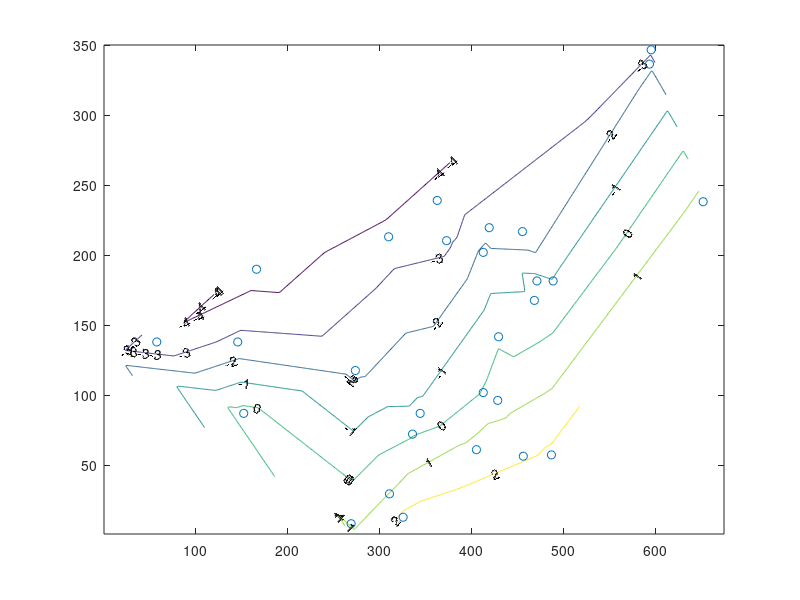

Here is the MATLAB script that generated this plot:
clear
load TData.mat

%The values loaded are T, x, and y.
%Make the grid for plotting
[xq,yq] = meshgrid(1:675,1:350);
%extrapolate the data using the v4 method
%matlab and octave differ here.  octave methods don't seem to be implemented yet
%https://www.gnu.org/software/octave/doc/v4.2.0/Multi_002ddimensional-Interpolation.html
Level_list_vector = [-5,-4,-3,-2,-1,0,1,2,3,4,5];
vq = griddata(x,y,T,xq,yq,METHOD = "linear");
%Let's plot this
[C,h] = contour(xq,yq,vq, LevelList = Level_list_vector);
clabel(C,h);
hold on;
plot(x,y, 'o');
hold off;


%Notes:  This plot looks ugly, mostly because spline doesn't seem to work in 
%octave.